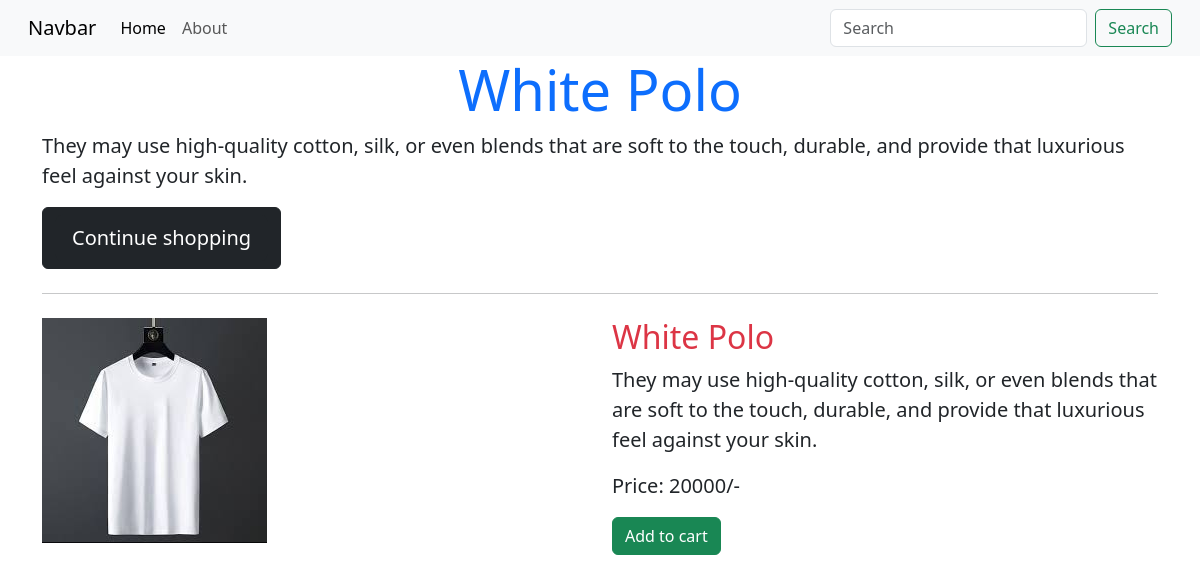
The app's page /details.php?details_id=7 with its own data.
### tables this page shows
CREATE TABLE `cloths` (
  `id` int(11) NOT NULL,
  `category_name` varchar(255) NOT NULL,
  `category_desc` text NOT NULL,
  `category_price` float NOT NULL,
  `category_image` varchar(255) NOT NULL
);

### details.php (the view, shortened to what this page needs)
<?php
include "partials/config.php";
include "partials/include/header.php";
?>
<?php
$id = $_GET['details_id'];
$sql = "SELECT * FROM cloths WHERE id=$id";
$result = mysqli_query($con, $sql);
$row = mysqli_fetch_assoc($result);
$category_name = $row['category_name'];
$category_desc = $row['category_desc'];
$category_price = $row['category_price'];
$category_image = $row['category_image'];
?>
<div class="container">
  <div class="jumbotron">
    <h1 class="display-4 text-center text-primary"><?php echo $category_name; ?></h1>
    <p class="lead"><?php echo $category_desc; ?></p>
    <button class="btn btn-dark"><a class="btn btn-dark btn-lg" href="index.php" role="button">Continue shopping</a></button>
    <hr class="my-4">
  </div>
  <div class="row">
    <div class="col-lg-6 col-xm-12">
        <img src="<?php echo $category_image?>" alt="..." class="img-fluid">
    </div>
    <div class="col-lg-6 col-sm-12">
            <h2 class="text center text-danger"><?php echo $category_name; ?></h2>
            <p class="lead"><?php echo $category_desc; ?></p>
            <p class="lead"><strong>Price: </strong><?php echo $category_price; ?>/-</p>
            <button class="btn btn-success">Add to cart</button>
        </div>
  </div>
</div>

### records on screen
cloths: category_name "White Polo", category_desc "They may use high-quality cotton, silk, or even blends that are soft to the touch, durable, and provide that luxurious feel against your skin.", category_image (picture), category_price "20000"
